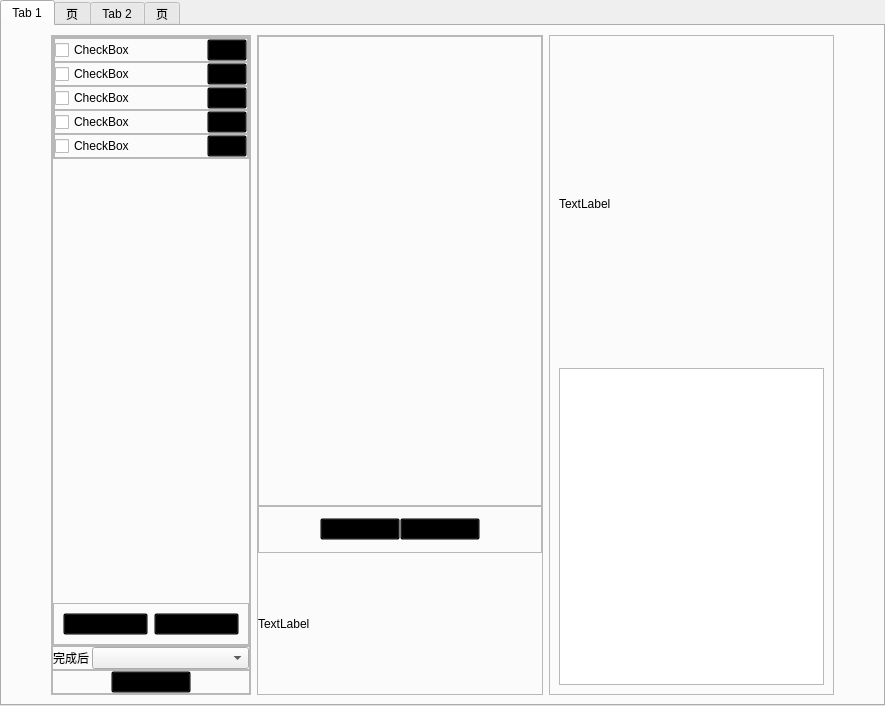
<?xml version="1.0" encoding="UTF-8"?>
<ui version="4.0">
 <class>MainWindow</class>
 <widget class="QMainWindow" name="MainWindow">
  <property name="geometry">
   <rect>
    <x>0</x>
    <y>0</y>
    <width>885</width>
    <height>706</height>
   </rect>
  </property>
  <property name="windowTitle">
   <string>MainWindow</string>
  </property>
  <property name="styleSheet">
   <string notr="true">QPushButton{
	background-color: transparent;
}
QFrame[objectName = 'frame'] QPushButton{
	width: 16px;
	height: 16px;
}

Q上Frame[objectName = 'frame'] QPushButton::hover{
	background-color: rgb(255, 141, 42);
	border: 1px solid;
	border-radius:12px;
}</string>
  </property>
  <widget class="QWidget" name="centralwidget">
   <layout class="QHBoxLayout" name="horizontalLayout">
    <property name="spacing">
     <number>0</number>
    </property>
    <property name="leftMargin">
     <number>0</number>
    </property>
    <property name="topMargin">
     <number>0</number>
    </property>
    <property name="rightMargin">
     <number>0</number>
    </property>
    <property name="bottomMargin">
     <number>0</number>
    </property>
    <item>
     <widget class="QTabWidget" name="tabWidget">
      <property name="currentIndex">
       <number>0</number>
      </property>
      <widget class="QWidget" name="tab">
       <property name="sizePolicy">
        <sizepolicy hsizetype="Expanding" vsizetype="Expanding">
         <horstretch>50</horstretch>
         <verstretch>0</verstretch>
        </sizepolicy>
       </property>
       <attribute name="title">
        <string>Tab 1</string>
       </attribute>
       <layout class="QHBoxLayout" name="horizontalLayout_12">
        <item>
         <spacer name="horizontalSpacer_5">
          <property name="orientation">
           <enum>Qt::Horizontal</enum>
          </property>
          <property name="sizeHint" stdset="0">
           <size>
            <width>40</width>
            <height>20</height>
           </size>
          </property>
         </spacer>
        </item>
        <item>
         <widget class="QFrame" name="frame_11">
          <property name="sizePolicy">
           <sizepolicy hsizetype="Fixed" vsizetype="Expanding">
            <horstretch>0</horstretch>
            <verstretch>0</verstretch>
           </sizepolicy>
          </property>
          <property name="minimumSize">
           <size>
            <width>200</width>
            <height>0</height>
           </size>
          </property>
          <property name="frameShape">
           <enum>QFrame::StyledPanel</enum>
          </property>
          <property name="frameShadow">
           <enum>QFrame::Raised</enum>
          </property>
          <layout class="QVBoxLayout" name="verticalLayout_3">
           <property name="spacing">
            <number>0</number>
           </property>
           <property name="leftMargin">
            <number>0</number>
           </property>
           <property name="topMargin">
            <number>0</number>
           </property>
           <property name="rightMargin">
            <number>0</number>
           </property>
           <property name="bottomMargin">
            <number>0</number>
           </property>
           <item>
            <widget class="QFrame" name="frame_10">
             <property name="sizePolicy">
              <sizepolicy hsizetype="Expanding" vsizetype="Expanding">
               <horstretch>0</horstretch>
               <verstretch>100</verstretch>
              </sizepolicy>
             </property>
             <property name="frameShape">
              <enum>QFrame::StyledPanel</enum>
             </property>
             <property name="frameShadow">
              <enum>QFrame::Raised</enum>
             </property>
             <layout class="QVBoxLayout" name="verticalLayout_2">
              <property name="spacing">
               <number>0</number>
              </property>
              <property name="leftMargin">
               <number>0</number>
              </property>
              <property name="topMargin">
               <number>0</number>
              </property>
              <property name="rightMargin">
               <number>0</number>
              </property>
              <property name="bottomMargin">
               <number>0</number>
              </property>
              <item>
               <widget class="QFrame" name="frame">
                <property name="frameShape">
                 <enum>QFrame::StyledPanel</enum>
                </property>
                <property name="frameShadow">
                 <enum>QFrame::Raised</enum>
                </property>
                <layout class="QVBoxLayout" name="verticalLayout">
                 <property name="spacing">
                  <number>0</number>
                 </property>
                 <property name="leftMargin">
                  <number>0</number>
                 </property>
                 <property name="topMargin">
                  <number>0</number>
                 </property>
                 <property name="rightMargin">
                  <number>0</number>
                 </property>
                 <property name="bottomMargin">
                  <number>0</number>
                 </property>
                 <item>
                  <widget class="QFrame" name="frame_2">
                   <property name="sizePolicy">
                    <sizepolicy hsizetype="Expanding" vsizetype="Fixed">
                     <horstretch>0</horstretch>
                     <verstretch>0</verstretch>
                    </sizepolicy>
                   </property>
                   <property name="frameShape">
                    <enum>QFrame::StyledPanel</enum>
                   </property>
                   <property name="frameShadow">
                    <enum>QFrame::Raised</enum>
                   </property>
                   <layout class="QHBoxLayout" name="horizontalLayout_2">
                    <property name="spacing">
                     <number>0</number>
                    </property>
                    <property name="leftMargin">
                     <number>0</number>
                    </property>
                    <property name="topMargin">
                     <number>0</number>
                    </property>
                    <property name="rightMargin">
                     <number>0</number>
                    </property>
                    <property name="bottomMargin">
                     <number>0</number>
                    </property>
                    <item>
                     <widget class="QCheckBox" name="checkBox">
                      <property name="sizePolicy">
                       <sizepolicy hsizetype="Expanding" vsizetype="Expanding">
                        <horstretch>100</horstretch>
                        <verstretch>0</verstretch>
                       </sizepolicy>
                      </property>
                      <property name="text">
                       <string>CheckBox</string>
                      </property>
                     </widget>
                    </item>
                    <item>
                     <widget class="QPushButton" name="pushButton">
                      <property name="sizePolicy">
                       <sizepolicy hsizetype="Expanding" vsizetype="Expanding">
                        <horstretch>0</horstretch>
                        <verstretch>0</verstretch>
                       </sizepolicy>
                      </property>
                      <property name="cursor">
                       <cursorShape>PointingHandCursor</cursorShape>
                      </property>
                      <property name="styleSheet">
                       <string notr="true"/>
                      </property>
                      <property name="text">
                       <string/>
                      </property>
                      <property name="checkable">
                       <bool>false</bool>
                      </property>
                      <property name="checked">
                       <bool>false</bool>
                      </property>
                     </widget>
                    </item>
                   </layout>
                  </widget>
                 </item>
                 <item>
                  <widget class="QFrame" name="frame_3">
                   <property name="sizePolicy">
                    <sizepolicy hsizetype="Expanding" vsizetype="Fixed">
                     <horstretch>0</horstretch>
                     <verstretch>0</verstretch>
                    </sizepolicy>
                   </property>
                   <property name="frameShape">
                    <enum>QFrame::StyledPanel</enum>
                   </property>
                   <property name="frameShadow">
                    <enum>QFrame::Raised</enum>
                   </property>
                   <layout class="QHBoxLayout" name="horizontalLayout_3">
                    <property name="spacing">
                     <number>0</number>
                    </property>
                    <property name="leftMargin">
                     <number>0</number>
                    </property>
                    <property name="topMargin">
                     <number>0</number>
                    </property>
                    <property name="rightMargin">
                     <number>0</number>
                    </property>
                    <property name="bottomMargin">
                     <number>0</number>
                    </property>
                    <item>
                     <widget class="QCheckBox" name="checkBox_2">
                      <property name="sizePolicy">
                       <sizepolicy hsizetype="Expanding" vsizetype="Expanding">
                        <horstretch>100</horstretch>
                        <verstretch>0</verstretch>
                       </sizepolicy>
                      </property>
                      <property name="text">
                       <string>CheckBox</string>
                      </property>
                     </widget>
                    </item>
                    <item>
                     <widget class="QPushButton" name="pushButton_2">
                      <property name="sizePolicy">
                       <sizepolicy hsizetype="Expanding" vsizetype="Expanding">
                        <horstretch>0</horstretch>
                        <verstretch>0</verstretch>
                       </sizepolicy>
                      </property>
                      <property name="cursor">
                       <cursorShape>PointingHandCursor</cursorShape>
                      </property>
                      <property name="text">
                       <string/>
                      </property>
                     </widget>
                    </item>
                   </layout>
                  </widget>
                 </item>
                 <item>
                  <widget class="QFrame" name="frame_4">
                   <property name="sizePolicy">
                    <sizepolicy hsizetype="Expanding" vsizetype="Fixed">
                     <horstretch>0</horstretch>
                     <verstretch>0</verstretch>
                    </sizepolicy>
                   </property>
                   <property name="frameShape">
                    <enum>QFrame::StyledPanel</enum>
                   </property>
                   <property name="frameShadow">
                    <enum>QFrame::Raised</enum>
                   </property>
                   <layout class="QHBoxLayout" name="horizontalLayout_7">
                    <property name="spacing">
                     <number>0</number>
                    </property>
                    <property name="leftMargin">
                     <number>0</number>
                    </property>
                    <property name="topMargin">
                     <number>0</number>
                    </property>
                    <property name="rightMargin">
                     <number>0</number>
                    </property>
                    <property name="bottomMargin">
                     <number>0</number>
                    </property>
                    <item>
                     <widget class="QCheckBox" name="checkBox_6">
                      <property name="sizePolicy">
                       <sizepolicy hsizetype="Expanding" vsizetype="Expanding">
                        <horstretch>100</horstretch>
                        <verstretch>0</verstretch>
                       </sizepolicy>
                      </property>
                      <property name="text">
                       <string>CheckBox</string>
                      </property>
                     </widget>
                    </item>
                    <item>
                     <widget class="QPushButton" name="pushButton_6">
                      <property name="sizePolicy">
                       <sizepolicy hsizetype="Expanding" vsizetype="Expanding">
                        <horstretch>0</horstretch>
                        <verstretch>0</verstretch>
                       </sizepolicy>
                      </property>
                      <property name="cursor">
                       <cursorShape>PointingHandCursor</cursorShape>
                      </property>
                      <property name="text">
                       <string/>
                      </property>
                     </widget>
                    </item>
                   </layout>
                  </widget>
                 </item>
                 <item>
                  <widget class="QFrame" name="frame_7">
                   <property name="sizePolicy">
                    <sizepolicy hsizetype="Expanding" vsizetype="Fixed">
                     <horstretch>0</horstretch>
                     <verstretch>0</verstretch>
                    </sizepolicy>
                   </property>
                   <property name="frameShape">
                    <enum>QFrame::StyledPanel</enum>
                   </property>
                   <property name="frameShadow">
                    <enum>QFrame::Raised</enum>
                   </property>
                   <layout class="QHBoxLayout" name="horizontalLayout_8">
                    <property name="spacing">
                     <number>0</number>
                    </property>
                    <property name="leftMargin">
                     <number>0</number>
                    </property>
                    <property name="topMargin">
                     <number>0</number>
                    </property>
                    <property name="rightMargin">
                     <number>0</number>
                    </property>
                    <property name="bottomMargin">
                     <number>0</number>
                    </property>
                    <item>
                     <widget class="QCheckBox" name="checkBox_7">
                      <property name="sizePolicy">
                       <sizepolicy hsizetype="Expanding" vsizetype="Expanding">
                        <horstretch>100</horstretch>
                        <verstretch>0</verstretch>
                       </sizepolicy>
                      </property>
                      <property name="text">
                       <string>CheckBox</string>
                      </property>
                     </widget>
                    </item>
                    <item>
                     <widget class="QPushButton" name="pushButton_7">
                      <property name="sizePolicy">
                       <sizepolicy hsizetype="Expanding" vsizetype="Expanding">
                        <horstretch>0</horstretch>
                        <verstretch>0</verstretch>
                       </sizepolicy>
                      </property>
                      <property name="cursor">
                       <cursorShape>PointingHandCursor</cursorShape>
                      </property>
                      <property name="text">
                       <string/>
                      </property>
                     </widget>
                    </item>
                   </layout>
                  </widget>
                 </item>
                 <item>
                  <widget class="QFrame" name="frame_8">
                   <property name="sizePolicy">
                    <sizepolicy hsizetype="Expanding" vsizetype="Fixed">
                     <horstretch>0</horstretch>
                     <verstretch>0</verstretch>
                    </sizepolicy>
                   </property>
                   <property name="frameShape">
                    <enum>QFrame::StyledPanel</enum>
                   </property>
                   <property name="frameShadow">
                    <enum>QFrame::Raised</enum>
                   </property>
                   <layout class="QHBoxLayout" name="horizontalLayout_9">
                    <property name="spacing">
                     <number>0</number>
                    </property>
                    <property name="leftMargin">
                     <number>0</number>
                    </property>
                    <property name="topMargin">
                     <number>0</number>
                    </property>
                    <property name="rightMargin">
                     <number>0</number>
                    </property>
                    <property name="bottomMargin">
                     <number>0</number>
                    </property>
                    <item>
                     <widget class="QCheckBox" name="checkBox_8">
                      <property name="sizePolicy">
                       <sizepolicy hsizetype="Expanding" vsizetype="Expanding">
                        <horstretch>100</horstretch>
                        <verstretch>0</verstretch>
                       </sizepolicy>
                      </property>
                      <property name="text">
                       <string>CheckBox</string>
                      </property>
                     </widget>
                    </item>
                    <item>
                     <widget class="QPushButton" name="pushButton_8">
                      <property name="sizePolicy">
                       <sizepolicy hsizetype="Expanding" vsizetype="Expanding">
                        <horstretch>0</horstretch>
                        <verstretch>0</verstretch>
                       </sizepolicy>
                      </property>
                      <property name="cursor">
                       <cursorShape>PointingHandCursor</cursorShape>
                      </property>
                      <property name="text">
                       <string/>
                      </property>
                     </widget>
                    </item>
                   </layout>
                  </widget>
                 </item>
                </layout>
               </widget>
              </item>
              <item>
               <spacer name="verticalSpacer">
                <property name="orientation">
                 <enum>Qt::Vertical</enum>
                </property>
                <property name="sizeHint" stdset="0">
                 <size>
                  <width>20</width>
                  <height>439</height>
                 </size>
                </property>
               </spacer>
              </item>
              <item>
               <widget class="QFrame" name="frame_9">
                <property name="sizePolicy">
                 <sizepolicy hsizetype="Preferred" vsizetype="Preferred">
                  <horstretch>0</horstretch>
                  <verstretch>0</verstretch>
                 </sizepolicy>
                </property>
                <property name="frameShape">
                 <enum>QFrame::StyledPanel</enum>
                </property>
                <property name="frameShadow">
                 <enum>QFrame::Raised</enum>
                </property>
                <layout class="QHBoxLayout" name="horizontalLayout_10">
                 <item>
                  <widget class="QPushButton" name="pushButton_9">
                   <property name="cursor">
                    <cursorShape>PointingHandCursor</cursorShape>
                   </property>
                   <property name="text">
                    <string>PushButton</string>
                   </property>
                  </widget>
                 </item>
                 <item>
                  <widget class="QPushButton" name="pushButton_10">
                   <property name="cursor">
                    <cursorShape>PointingHandCursor</cursorShape>
                   </property>
                   <property name="text">
                    <string>PushButton</string>
                   </property>
                  </widget>
                 </item>
                </layout>
               </widget>
              </item>
             </layout>
            </widget>
           </item>
           <item>
            <widget class="QFrame" name="frame_12">
             <property name="frameShape">
              <enum>QFrame::StyledPanel</enum>
             </property>
             <property name="frameShadow">
              <enum>QFrame::Raised</enum>
             </property>
             <layout class="QHBoxLayout" name="horizontalLayout_11">
              <property name="spacing">
               <number>0</number>
              </property>
              <property name="leftMargin">
               <number>0</number>
              </property>
              <property name="topMargin">
               <number>0</number>
              </property>
              <property name="rightMargin">
               <number>0</number>
              </property>
              <property name="bottomMargin">
               <number>0</number>
              </property>
              <item>
               <widget class="QLabel" name="label">
                <property name="sizePolicy">
                 <sizepolicy hsizetype="Expanding" vsizetype="Expanding">
                  <horstretch>25</horstretch>
                  <verstretch>0</verstretch>
                 </sizepolicy>
                </property>
                <property name="text">
                 <string>完成后</string>
                </property>
               </widget>
              </item>
              <item>
               <widget class="QComboBox" name="comboBox">
                <property name="sizePolicy">
                 <sizepolicy hsizetype="Expanding" vsizetype="Fixed">
                  <horstretch>100</horstretch>
                  <verstretch>0</verstretch>
                 </sizepolicy>
                </property>
               </widget>
              </item>
             </layout>
            </widget>
           </item>
           <item>
            <widget class="QFrame" name="frame_17">
             <property name="frameShape">
              <enum>QFrame::StyledPanel</enum>
             </property>
             <property name="frameShadow">
              <enum>QFrame::Raised</enum>
             </property>
             <layout class="QHBoxLayout" name="horizontalLayout_14">
              <property name="spacing">
               <number>0</number>
              </property>
              <property name="leftMargin">
               <number>0</number>
              </property>
              <property name="topMargin">
               <number>0</number>
              </property>
              <property name="rightMargin">
               <number>0</number>
              </property>
              <property name="bottomMargin">
               <number>0</number>
              </property>
              <item>
               <spacer name="horizontalSpacer">
                <property name="orientation">
                 <enum>Qt::Horizontal</enum>
                </property>
                <property name="sizeHint" stdset="0">
                 <size>
                  <width>58</width>
                  <height>20</height>
                 </size>
                </property>
               </spacer>
              </item>
              <item>
               <widget class="QPushButton" name="pushButton_11">
                <property name="sizePolicy">
                 <sizepolicy hsizetype="Fixed" vsizetype="Fixed">
                  <horstretch>0</horstretch>
                  <verstretch>0</verstretch>
                 </sizepolicy>
                </property>
                <property name="cursor">
                 <cursorShape>PointingHandCursor</cursorShape>
                </property>
                <property name="layoutDirection">
                 <enum>Qt::LeftToRight</enum>
                </property>
                <property name="text">
                 <string>PushButton</string>
                </property>
               </widget>
              </item>
              <item>
               <spacer name="horizontalSpacer_2">
                <property name="orientation">
                 <enum>Qt::Horizontal</enum>
                </property>
                <property name="sizeHint" stdset="0">
                 <size>
                  <width>57</width>
                  <height>20</height>
                 </size>
                </property>
               </spacer>
              </item>
             </layout>
            </widget>
           </item>
          </layout>
         </widget>
        </item>
        <item>
         <widget class="QFrame" name="frame_13">
          <property name="sizePolicy">
           <sizepolicy hsizetype="Expanding" vsizetype="Expanding">
            <horstretch>100</horstretch>
            <verstretch>0</verstretch>
           </sizepolicy>
          </property>
          <property name="frameShape">
           <enum>QFrame::StyledPanel</enum>
          </property>
          <property name="frameShadow">
           <enum>QFrame::Raised</enum>
          </property>
          <layout class="QVBoxLayout" name="verticalLayout_4">
           <property name="spacing">
            <number>0</number>
           </property>
           <property name="leftMargin">
            <number>0</number>
           </property>
           <property name="topMargin">
            <number>0</number>
           </property>
           <property name="rightMargin">
            <number>0</number>
           </property>
           <property name="bottomMargin">
            <number>0</number>
           </property>
           <item>
            <widget class="QFrame" name="frame_15">
             <property name="sizePolicy">
              <sizepolicy hsizetype="Expanding" vsizetype="Expanding">
               <horstretch>0</horstretch>
               <verstretch>100</verstretch>
              </sizepolicy>
             </property>
             <property name="frameShape">
              <enum>QFrame::StyledPanel</enum>
             </property>
             <property name="frameShadow">
              <enum>QFrame::Raised</enum>
             </property>
            </widget>
           </item>
           <item>
            <widget class="QFrame" name="frame_14">
             <property name="sizePolicy">
              <sizepolicy hsizetype="Expanding" vsizetype="Expanding">
               <horstretch>10</horstretch>
               <verstretch>10</verstretch>
              </sizepolicy>
             </property>
             <property name="frameShape">
              <enum>QFrame::StyledPanel</enum>
             </property>
             <property name="frameShadow">
              <enum>QFrame::Raised</enum>
             </property>
             <layout class="QHBoxLayout" name="horizontalLayout_13">
              <property name="spacing">
               <number>0</number>
              </property>
              <property name="leftMargin">
               <number>0</number>
              </property>
              <property name="topMargin">
               <number>0</number>
              </property>
              <property name="rightMargin">
               <number>0</number>
              </property>
              <property name="bottomMargin">
               <number>0</number>
              </property>
              <item>
               <spacer name="horizontalSpacer_3">
                <property name="orientation">
                 <enum>Qt::Horizontal</enum>
                </property>
                <property name="sizeHint" stdset="0">
                 <size>
                  <width>40</width>
                  <height>20</height>
                 </size>
                </property>
               </spacer>
              </item>
              <item>
               <widget class="QPushButton" name="pushButton_12">
                <property name="cursor">
                 <cursorShape>PointingHandCursor</cursorShape>
                </property>
                <property name="text">
                 <string>PushButton</string>
                </property>
               </widget>
              </item>
              <item>
               <widget class="QPushButton" name="pushButton_13">
                <property name="cursor">
                 <cursorShape>PointingHandCursor</cursorShape>
                </property>
                <property name="text">
                 <string>PushButton</string>
                </property>
               </widget>
              </item>
              <item>
               <spacer name="horizontalSpacer_4">
                <property name="orientation">
                 <enum>Qt::Horizontal</enum>
                </property>
                <property name="sizeHint" stdset="0">
                 <size>
                  <width>40</width>
                  <height>20</height>
                 </size>
                </property>
               </spacer>
              </item>
             </layout>
            </widget>
           </item>
           <item>
            <widget class="QLabel" name="label_2">
             <property name="sizePolicy">
              <sizepolicy hsizetype="Expanding" vsizetype="Expanding">
               <horstretch>0</horstretch>
               <verstretch>30</verstretch>
              </sizepolicy>
             </property>
             <property name="text">
              <string>TextLabel</string>
             </property>
            </widget>
           </item>
          </layout>
         </widget>
        </item>
        <item>
         <widget class="QFrame" name="frame_16">
          <property name="sizePolicy">
           <sizepolicy hsizetype="Expanding" vsizetype="Expanding">
            <horstretch>100</horstretch>
            <verstretch>0</verstretch>
           </sizepolicy>
          </property>
          <property name="frameShape">
           <enum>QFrame::StyledPanel</enum>
          </property>
          <property name="frameShadow">
           <enum>QFrame::Raised</enum>
          </property>
          <layout class="QVBoxLayout" name="verticalLayout_5">
           <item>
            <widget class="QLabel" name="label_3">
             <property name="sizePolicy">
              <sizepolicy hsizetype="Expanding" vsizetype="Expanding">
               <horstretch>0</horstretch>
               <verstretch>0</verstretch>
              </sizepolicy>
             </property>
             <property name="text">
              <string>TextLabel</string>
             </property>
            </widget>
           </item>
           <item>
            <widget class="QTextBrowser" name="textBrowser"/>
           </item>
          </layout>
         </widget>
        </item>
        <item>
         <spacer name="horizontalSpacer_6">
          <property name="orientation">
           <enum>Qt::Horizontal</enum>
          </property>
          <property name="sizeHint" stdset="0">
           <size>
            <width>40</width>
            <height>20</height>
           </size>
          </property>
         </spacer>
        </item>
       </layout>
      </widget>
      <widget class="QWidget" name="tab_3">
       <attribute name="title">
        <string>页</string>
       </attribute>
      </widget>
      <widget class="QWidget" name="tab_2">
       <attribute name="title">
        <string>Tab 2</string>
       </attribute>
      </widget>
      <widget class="QWidget" name="tab_4">
       <attribute name="title">
        <string>页</string>
       </attribute>
      </widget>
     </widget>
    </item>
   </layout>
  </widget>
 </widget>
 <resources/>
 <connections/>
</ui>
